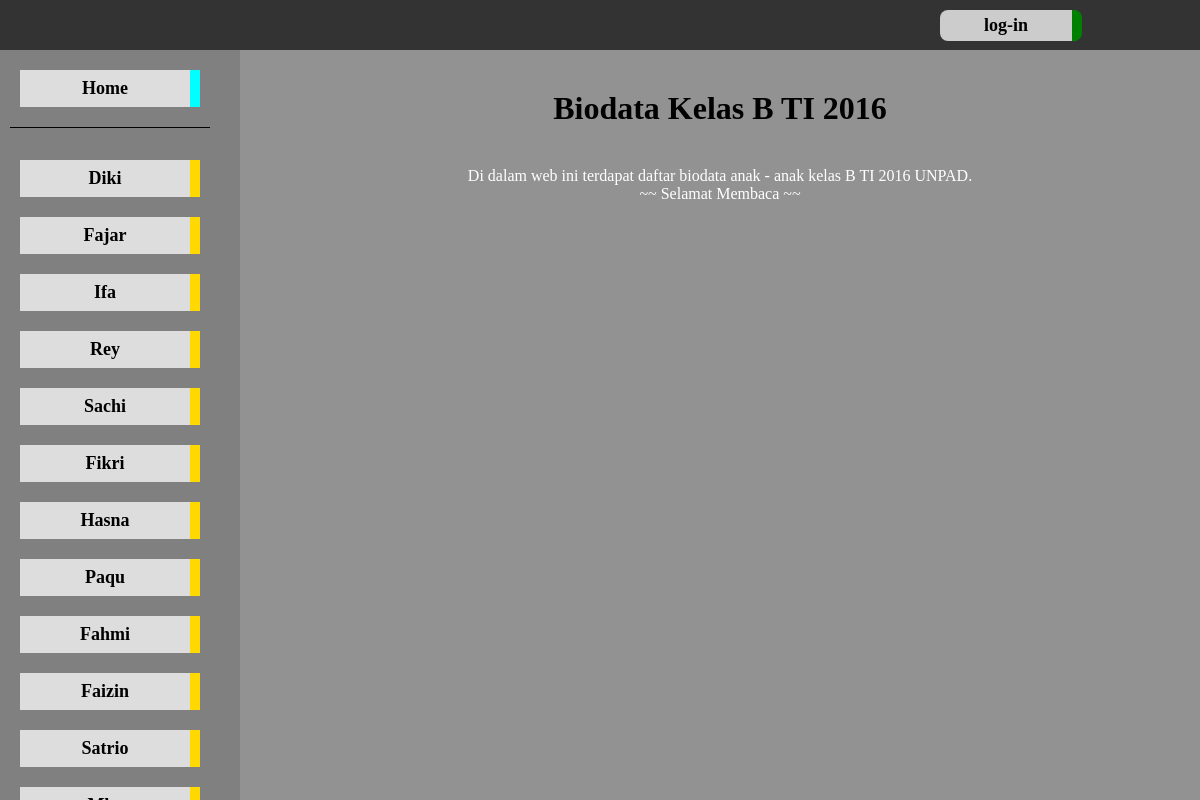
The page / on the database its author committed.
### tables this page shows
CREATE TABLE `person` (
  `nama` varchar(40) NOT NULL,
  `panggilan` varchar(15) NOT NULL,
  `npm` varchar(13) NOT NULL,
  `id_angkatan` int(11) NOT NULL,
  `tempatlahir` varchar(20) NOT NULL,
  `tanggallahir` varchar(20) DEFAULT NULL,
  `hobi` varchar(30) DEFAULT NULL,
  `makananfav` varchar(25) DEFAULT NULL,
  `bendafav` varchar(25) DEFAULT NULL,
  `warnafav` varchar(25) DEFAULT NULL,
  `musikfav` varchar(25) DEFAULT NULL,
  `filmfav` varchar(25) DEFAULT NULL,
  `gamefav` varchar(25) DEFAULT NULL,
  `bukufav` varchar(25) DEFAULT NULL,
  `prestasi` varchar(100) DEFAULT NULL
);

### Web/application/controllers/home.php (called while the page is built, shortened)
<?php
class Home extends CI_Controller {
    public function __construct()
    {
        $this->load->model('home_model');
    }
    public function index()
    {
        $this->load->library('session');
        $this->load->helper('url');
        $data['person'] = $this->home_model->get_person();
        $this->load->view('home_view', $data);
    }
}

### Web/index.php (called while the page is built, shortened)
<?php
require_once BASEPATH.'core/CodeIgniter.php';

### Web/application/models/home_model.php (called while the page is built, shortened)
<?php if ( ! defined('BASEPATH')) exit('No direct script access allowed');
class Home_model extends CI_Model {
    public function get_person()
    {
        $query = $this->db->get('person');
        if($query->num_rows() > 0){
            $result = $query->result_array();
            return $result;
        }else{
            return false;
        }
    }
}

### Web/application/views/grid-dua.php (the view)
<div class="grid-satu">
    <ul class="content" style="margin-top:20px; border-bottom:0.5px solid black">
        <li class="content"><a class="<?php if(isset($_GET['npm'])){ echo "n";} ?>active" href="./">Home</a></li>
    </ul>
</div>
<div class="grid-dua">
    <ul class="content">
        <?php foreach($person as $ps): ?>
            <li class="content"><a class="<?php if(!isset($_GET['npm']) or (isset($_GET['npm']) and $_GET['npm']!= $ps['npm'])){ echo "n";} ?>active" href="?npm=<?php echo $ps['npm'] ?>"><?php echo $ps['panggilan'] ?></a></li>
        <?php endforeach; ?>
    </ul>
</div>

### Web/application/views/home_view.php (shortened to what this page needs)
<!DOCTYPE html>
<html lang="en">
<head>
    <link rel="stylesheet" type="text/css" href="<?php echo base_url();?>css/refresh.css" />
    <link rel="stylesheet" type="text/css" href="<?php echo base_url();?>css/grid.css" />
    <link rel="stylesheet" type="text/css" href="<?php echo base_url();?>css/frontpage-font.css" />
    <link rel="stylesheet" type="text/css" href="<?php echo base_url();?>css/personlist-font.css" />
    <link rel="stylesheet" type="text/css" href="<?php echo base_url();?>css/user-log-bottombar.css" />
</head>
<body>
    <div class="grid-container">
        <div class="grid-topnav">
            <ul class="login">
                <?php if(isset($_SESSION['some_name'])) { ?>
                <li class="topnav"><p class="welcome">Welcome, <?php $name = $_SESSION['name']; ?></p></li>
                <li class="topnav"><a href="?stats=logout">log-out</a></li>
                <?php } else { ?>
                <li class="topnav"><a href="login">log-in</a></li>
                <?php } ?>
            </ul>
        </div>
        <?php include 'grid-dua.php';?>
		<?php
			if(isset($_GET["npm"])){
            $id = $_GET["npm"];
            foreach($person as $ps):
			if($ps["npm"]==$id){
        ?>
        <div class="grid-tiga">
            <h1 id="title" style="margin:30px 0">Biodata <?php echo $ps["panggilan"];?></h1>
            <h2 class="person">Nama Lengkap :</h2>
             <p class="person"><?php echo $ps["nama"];?></p>
            <h2 class="person">Nama Panggilan :</h2>
             <p class="person"><?php echo $ps["panggilan"];?></p>
            <h2 class="person">NPM :</h2>
             <p class="person"><?php echo $ps["npm"];?></p>
            <h2 class="person">Tempat Tanggal Lahir :</h2>
             <p class="person"><?php echo $ps["tempatlahir"], ", ", $ps["tanggallahir"];?></p>
            <h2 class="person">Hobby</h2>
             <p class="person"><?php echo $ps["hobi"];?></p>
            <h2 class="person">Makanan Favorit</h2>
             <p class="person"><?php echo $ps["makananfav"];?></p>
            <h2 class="person">Benda Favorit</h2>
             <p class="person"><?php echo $ps["bendafav"];?></p>
            <h2 class="person">Warna Favorit</h2>
             <p class="person"><?php echo $ps["warnafav"];?></p>
            <h2 class="person">Genre Musik / Musik Favorit</h2>
             <p class="person"><?php echo $ps["musikfav"];?></p>
            <h2 class="person">Film Favorit</h2>
             <p class="person"><?php echo $ps["filmfav"];?></p>
            <h2 class="person">Game Favorit</h2>
             <p class="person"><?php echo $ps["gamefav"];?></p>
            <h2 class="person">Buku Favorit</h2>
             <p class="person"><?php echo $ps["bukufav"];?></p>
            <h2 class="person">Prestasi</h2>
             <p class="person" style="margin-bottom:30px"><?php echo $ps["prestasi"];?></p>
        </div>
        <?php
            break;
            } elseif ($ps["npm"]!=$id) {
        ?>
            <div class="grid-tiga">
                <h1 style="margin:40px 0">Lah?</h1>
                <p>Sepertinya NPM <?php echo $_GET["npm"]; ?> belum didaftarkan.</p>
                <p>Maaf ya :(</p>
            </div>
        <?php
            } endforeach;
            } else {
        ?>
            <div class="grid-tiga">
                <h1 style="margin:40px 0">Biodata Kelas B TI 2016</h1>
                <p>Di dalam web ini terdapat daftar biodata anak - anak kelas B TI 2016 UNPAD.</p>
                <p>~~ Selamat Membaca ~~</p>
            </div>
		<?php } ?>
    </div>
</body>
</html>

### Web/css/grid.css (style rules this page uses)
.grid-satu { grid-column: 1; grid-row: 2; background-color: #808080; }
.grid-dua { grid-column: 1; grid-row: 3; overflow: auto; background-color: #808080; }
.grid-tiga { grid-column: 2; grid-row: 2 / span 2; overflow: auto; background-color: #929292; }
.grid-topnav { grid-column: 1 / span 2; grid-row: 1; background-color: #333; }
ul.content { list-style-type: none; margin: 30px 10px; padding: 0; width: 200px; }
li.content { margin: 20px 10px; text-align: center; font: bold 18px Calibri; }
li.content a { display: block; background-color: #ddd; color: #000; padding: 8px 16px; text-decoration: none; }
li.content a.active { border-right: 10px solid #00ffff; }
li.content a.nactive { border-right: 10px solid #ffd800; }

### Web/css/user-log-bottombar.css (style rules this page uses)
li.topnav { float: right; width: 200px; }
li.topnav a { width: 100px; display: block; color: black; text-align: center; padding: 5px 16px; text-decoration: none; font: bold 18px Calibri; border-right: 10px solid green; border-radius: 8px; background-color: #ccc; }

### rows shown on the page
person: panggilan "Diki"
person: panggilan "Fajar"
person: panggilan "Ifa"
person: panggilan "Rey"
person: panggilan "Sachi"
person: panggilan "Fikri"
person: panggilan "Hasna"
person: panggilan "Paqu"
person: panggilan "Fahmi"
person: panggilan "Faizin"
person: panggilan "Satrio"
